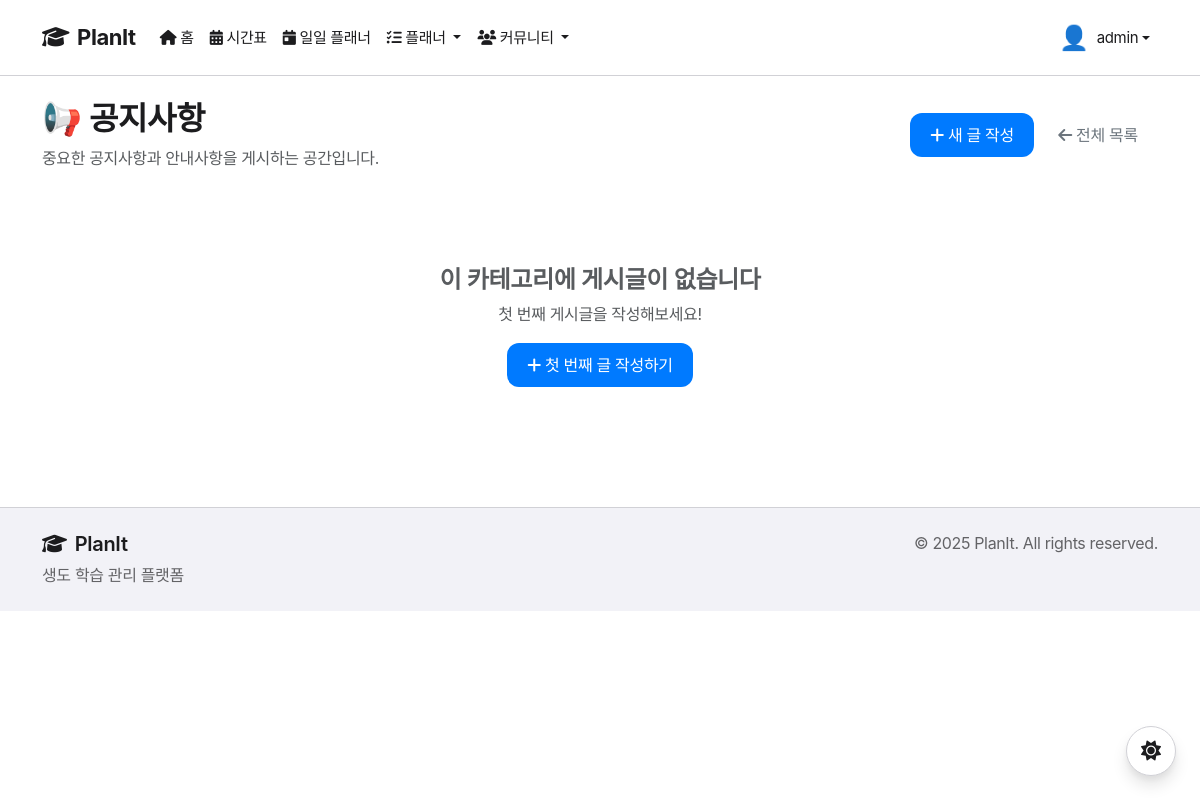
The page /community/category/notice/ (signed in) on the database its author committed.
### accounts/models.py (models this page shows, shortened)
class User(AbstractUser):
    DEPARTMENT_CHOICES = [
        ('INTL', '국제관계학과'),
        ('DEFENSE', '국방경영학과'),
        ('AERO_POLICY', '항공우주정책학과'),
        ('COMP', '컴퓨터과학과'),
        ('AERO', '항공공학과'),
        ('SPACE', '우주공학과'),
        ('MECH', '기계공학과'),
        ('ELEC', '전자통신공학과'),
        ('SYSTEM', '시스템공학과'),
    ]
    GRADE_CHOICES = [
        (1, '1학년'),
        (2, '2학년'),
        (3, '3학년'),
        (4, '4학년'),
    ]
    student_id = models.CharField(
        max_length=10,
        unique=True,
        validators=[RegexValidator(r'^\d{7}$', '학번은 7자리 숫자여야 합니다.')],
        help_text='7자리 학번을 입력하세요'
    )
    department = models.CharField(
        max_length=15,
        choices=DEPARTMENT_CHOICES,
        default='COMP',
        verbose_name='학과'
    )
    grade = models.IntegerField(
        choices=GRADE_CHOICES,
        default=1,
        verbose_name='학년'
    )
    phone_number = models.CharField(
        max_length=15,
        blank=True,
        null=True,
        verbose_name='전화번호'
    )
    profile_image = models.ImageField(
        upload_to='profiles/',
        blank=True,
        null=True,
        verbose_name='프로필 이미지'
    )
    avatar_choice = models.CharField(
        max_length=20,
        default='default',
        blank=True,
        verbose_name='아바타 선택 (legacy)'
    )
    bio = models.TextField(
        max_length=500,
        blank=True,
        verbose_name='자기소개'
    )
    weekly_study_goal = models.PositiveIntegerField(
        default=40,
        verbose_name='주간 학습 목표(시간)'
    )
    created_at = models.DateTimeField(auto_now_add=True)
    updated_at = models.DateTimeField(auto_now=True)
    class Meta:
        verbose_name = '사용자'
        verbose_name_plural = '사용자들'

### community/models.py (models this page shows, shortened)
class Category(models.Model):
    CATEGORY_TYPES = [
        ('STUDY', '학습 자료'),
        ('EXAM', '시험 정보'),
        ('LECTURE', '강의 특성'),
        ('FITNESS', '체력평가'),
        ('ENGLISH', '영어상식'),
        ('PROJECT', '프로젝트'),
        ('QNA', '질문답변'),
        ('FREE', '자유게시판'),
        ('NOTICE', '공지사항'),
    ]
    id = models.UUIDField(primary_key=True, default=uuid.uuid4, editable=False)
    name = models.CharField(max_length=50, verbose_name='카테고리명')
    slug = models.SlugField(max_length=50, unique=True, verbose_name='슬러그')
    category_type = models.CharField(
        max_length=10,
        choices=CATEGORY_TYPES,
        default='FREE',
        verbose_name='카테고리 유형'
    )
    description = models.TextField(blank=True, verbose_name='설명')
    icon = models.CharField(max_length=50, default='fas fa-comments', verbose_name='아이콘')
    color = models.CharField(max_length=7, default='#007bff', verbose_name='색상')
    is_active = models.BooleanField(default=True, verbose_name='활성화')
    order = models.IntegerField(default=0, verbose_name='정렬순서')
    department_restricted = models.BooleanField(default=False, verbose_name='학과 제한')
    allowed_departments = models.JSONField(default=list, blank=True, verbose_name='허용 학과')
    created_at = models.DateTimeField(auto_now_add=True)
    updated_at = models.DateTimeField(auto_now=True)
    class Meta:
        verbose_name = '카테고리'
        verbose_name_plural = '카테고리들'
        ordering = ['order', 'name']

### community/views.py (the view)
# urls.py: path('category/<slug:slug>/', views.CategoryPostListView.as_view(), name='category_posts'),
class CategoryPostListView(LoginRequiredMixin, ListView):
    model = Post
    template_name = 'community/category_posts.html'
    context_object_name = 'posts'
    paginate_by = 20
    def get_queryset(self):
        self.category = get_object_or_404(Category, slug=self.kwargs['slug'], is_active=True)
        user = self.request.user
        if self.category.department_restricted and not user.is_staff:
            if user.department not in self.category.allowed_departments:
                messages.error(self.request, '이 카테고리에 접근할 권한이 없습니다.')
                return Post.objects.none()
        return Post.objects.filter(
            category=self.category,
            is_active=True
        ).select_related('author', 'subject').prefetch_related('likes').order_by('-is_pinned', '-created_at')
    def get_context_data(self, **kwargs):
        context = super().get_context_data(**kwargs)
        context['category'] = self.category
        return context

### templates/community/category_posts.html (shortened to what this page needs)
{% extends 'base.html' %}
{% block content %}
<div class="container">
    <div class="row">
        <div class="col-12">
            <div class="d-flex justify-content-between align-items-center mb-4">
                <div>
                    <h2><i class="{{ category.icon }}" style="color: {{ category.color }};"></i> {{ category.name }}</h2>
                    <p class="text-muted mb-0">{{ category.description }}</p>
                </div>
                <div>
                    <a href="{% url 'community:post_create' %}" class="btn btn-primary">
                        <i class="fas fa-plus"></i> 새 글 작성
                    </a>
                    <a href="{% url 'community:post_list' %}" class="btn btn-outline-secondary">
                        <i class="fas fa-arrow-left"></i> 전체 목록
                    </a>
                </div>
            </div>
            {% if posts %}
            <div class="row">
                {% for post in posts %}
                <div class="col-12 mb-3">
                    <div class="card h-100 shadow-sm">
                        <div class="card-body">
                            <div class="d-flex justify-content-between align-items-start mb-2">
                                <div class="d-flex align-items-center">
                                    {% if post.is_pinned %}
                                    <span class="badge bg-warning me-2">
                                        <i class="fas fa-thumbtack"></i> 공지
                                    </span>
                                    {% endif %}
                                </div>
                                <small class="text-muted">{{ post.created_at|timesince }} 전</small>
                            </div>
                            <h5 class="card-title">
                                <a href="{% url 'community:post_detail' post.pk %}" class="text-decoration-none">
                                    {{ post.title }}
                                </a>
                            </h5>
                            <p class="card-text text-muted">
                                {{ post.content|truncatewords:20|striptags }}
                            </p>
                            <div class="d-flex justify-content-between align-items-center">
                                <div class="d-flex align-items-center">
                                    {% if post.author.profile_image %}
                                        <img src="{{ post.author.profile_image.url }}" alt="프로필" class="rounded-circle me-2" width="32" height="32" style="object-fit: cover;">
                                    {% else %}
                                        <span class="me-2" style="font-size: 24px;">👤</span>
                                    {% endif %}
                                    <small class="text-muted me-3">
                                        {{ post.author.get_full_name|default:post.author.username }}
                                    </small>
                                    <small class="text-muted me-3">
                                        <i class="fas fa-eye"></i> {{ post.view_count }}
                                    </small>
                                    <small class="text-muted me-3">
                                        <i class="fas fa-heart"></i> {{ post.likes.count }}
                                    </small>
                                    {% if post.attachments.exists %}
                                    <small class="text-muted">
                                        <i class="fas fa-paperclip"></i> {{ post.attachments.count }}
                                    </small>
                                    {% endif %}
                                </div>
                                {% if post.author == user %}
                                <div class="btn-group btn-group-sm">
                                    <a href="{% url 'community:post_edit' post.pk %}" class="btn btn-outline-secondary">
                                        <i class="fas fa-edit"></i>
                                    </a>
                                    <a href="{% url 'community:post_delete' post.pk %}" class="btn btn-outline-danger">
                                        <i class="fas fa-trash"></i>
                                    </a>
                                </div>
                                {% endif %}
                            </div>
                        </div>
                    </div>
                </div>
                {% endfor %}
            </div>
            {% if is_paginated %}
            <nav aria-label="Page navigation">
                <ul class="pagination justify-content-center">
                    {% if page_obj.has_previous %}
                    <li class="page-item">
                        <a class="page-link" href="?page=1">처음</a>
                    </li>
                    <li class="page-item">
                        <a class="page-link" href="?page={{ page_obj.previous_page_number }}">이전</a>
                    </li>
                    {% endif %}
                    {% for num in page_obj.paginator.page_range %}
                    {% if page_obj.number == num %}
                    <li class="page-item active">
                        <span class="page-link">{{ num }}</span>
                    </li>
                    {% elif num > page_obj.number|add:'-3' and num < page_obj.number|add:'3' %}
                    <li class="page-item">
                        <a class="page-link" href="?page={{ num }}">{{ num }}</a>
                    </li>
                    {% endif %}
                    {% endfor %}
                    {% if page_obj.has_next %}
                    <li class="page-item">
                        <a class="page-link" href="?page={{ page_obj.next_page_number }}">다음</a>
                    </li>
                    <li class="page-item">
                        <a class="page-link" href="?page={{ page_obj.paginator.num_pages }}">마지막</a>
                    </li>
                    {% endif %}
                </ul>
            </nav>
            {% endif %}
            {% else %}
            <div class="text-center py-5">
                <h4 class="text-muted">이 카테고리에 게시글이 없습니다</h4>
                <p class="text-muted">첫 번째 게시글을 작성해보세요!</p>
                <a href="{% url 'community:post_create' %}" class="btn btn-primary">
                    <i class="fas fa-plus"></i> 첫 번째 글 작성하기
                </a>
            </div>
            {% endif %}
        </div>
    </div>
</div>
{% endblock %}

### templates/base.html (shortened to what this page needs)
{% load static %}
<!DOCTYPE html>
<html lang="ko">
<head>
    <link href="https://cdn.jsdelivr.net/npm/bootstrap@5.3.2/dist/css/bootstrap.min.css" rel="stylesheet">
    <link rel="stylesheet" href="https://cdn.jsdelivr.net/npm/bootstrap-icons@1.11.0/font/bootstrap-icons.css">
    <link rel="stylesheet" href="https://cdnjs.cloudflare.com/ajax/libs/font-awesome/6.4.0/css/all.min.css">
    <link rel="stylesheet" href="{% static 'css/style.css' %}">
</head>
<body>
    <nav class="navbar navbar-expand-lg navbar-light">
        <div class="container">
            <a class="navbar-brand fw-bold" href="{% url 'home' %}">
                <i class="fas fa-graduation-cap me-2"></i>PlanIt
            </a>
            <div class="collapse navbar-collapse" id="navbarNav">
                <ul class="navbar-nav me-auto">
                    <li class="nav-item">
                        <a class="nav-link" href="{% url 'home' %}">
                            <i class="fas fa-home me-1"></i>홈
                        </a>
                    </li>
                    {% if user.is_authenticated %}
                    <li class="nav-item">
                        <a class="nav-link" href="{% url 'timetable:index' %}">
                            <i class="fas fa-calendar-alt me-1"></i>시간표
                        </a>
                    </li>
                    <li class="nav-item">
                        <a class="nav-link" href="{% url 'planner:daily_planner' %}">
                            <i class="fas fa-calendar-day me-1"></i>일일 플래너
                        </a>
                    </li>
                    <li class="nav-item dropdown">
                        <a class="nav-link dropdown-toggle position-relative" href="#" id="plannerDropdown" role="button" data-bs-toggle="dropdown">
                            <i class="fas fa-tasks me-1"></i>플래너
                        </a>
                    </li>
                    <li class="nav-item dropdown">
                        <a class="nav-link dropdown-toggle" href="#" id="communityDropdown" role="button" data-bs-toggle="dropdown">
                            <i class="fas fa-users me-1"></i>커뮤니티
                        </a>
                    </li>
                    {% endif %}
                </ul>
                <ul class="navbar-nav">
                    {% if user.is_authenticated %}
                    <li class="nav-item dropdown">
                        <a class="nav-link dropdown-toggle d-flex align-items-center" href="#" id="navbarDropdown" role="button" data-bs-toggle="dropdown">
                            {% if user.profile_image %}
                                <img src="{{ user.profile_image.url }}" alt="프로필" class="rounded-circle me-2" width="32" height="32" style="object-fit: cover; border: 2px solid #fff;">
                            {% else %}
                                <span class="me-2" style="font-size: 24px;">👤</span>
                            {% endif %}
                            <span>{{ user.username }}</span>
                        </a>
                    </li>
                    {% endif %}
                </ul>
            </div>
        </div>
    </nav>
    <main class="container-fluid py-4">
        {% block content %}{% endblock %}
    </main>
    <footer class="py-4 mt-5">
        <div class="container">
            <div class="row">
                <div class="col-md-6">
                    <h5><i class="fas fa-graduation-cap me-2"></i>PlanIt</h5>
                    <p class="mb-0">생도 학습 관리 플랫폼</p>
                </div>
                <div class="col-md-6 text-md-end">
                    <p class="mb-0">&copy; 2025 PlanIt. All rights reserved.</p>
                </div>
            </div>
        </div>
    </footer>
    <button class="theme-toggle" id="themeToggle" aria-label="테마 변경" title="다크/라이트 모드 전환">
        <i class="fas fa-sun icon-sun"></i>
    </button>
</body>
</html>

### rows shown on the page
User: username "admin"
Category: name "📢 공지사항", description "중요한 공지사항과 안내사항을 게시하는 공간입니다."
